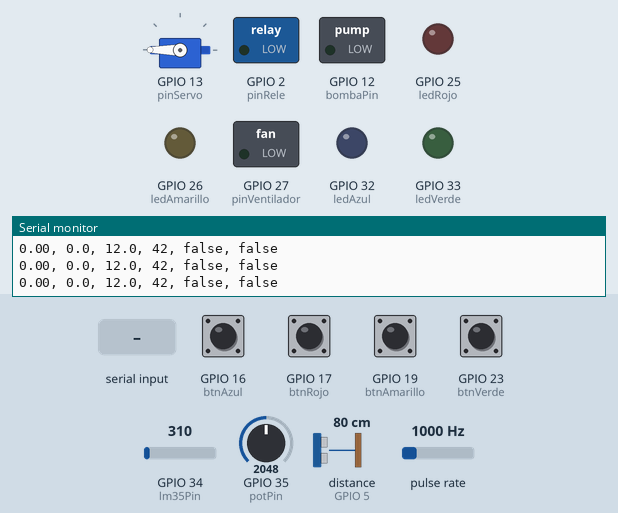
The sketch below on a simulated ESP32. Shown: servo, switched loads named in the sketch (green lamp = pin HIGH), output pins drawn as LEDs (lit = HIGH), the last lines printed to the serial monitor. Wiring (inferred from the names in the program): pulse sensor: data GPIO 14. Inputs (shaded band) come from the test bench; at power-on: GPIO 16 (btnAzul), GPIO 17 (btnRojo), GPIO 19 (btnAmarillo), GPIO 23 (btnVerde) HIGH, distance to the obstacle (sensor on GPIO 5) 80 cm, GPIO 34 (lm35Pin) = 310, GPIO 35 (potPin) = 2048, pulse rate 1000 Hz. The echo pulse lasts 58.3 µs per cm; pins used as bus, display or sensor lines are not drawn.

Above: at 1.2 s.
1.3 s: GPIO 23 (btnVerde) pulled LOW for 0.15 s
At 2.2 s:
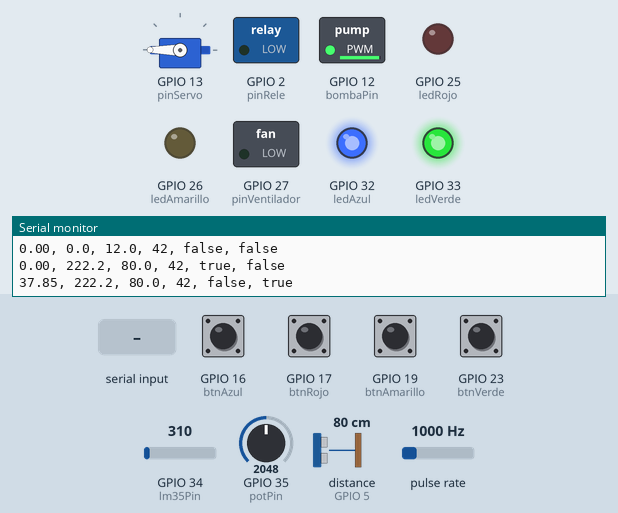
3.3 s: "30,150\n" received over Serial
At 4.6 s:
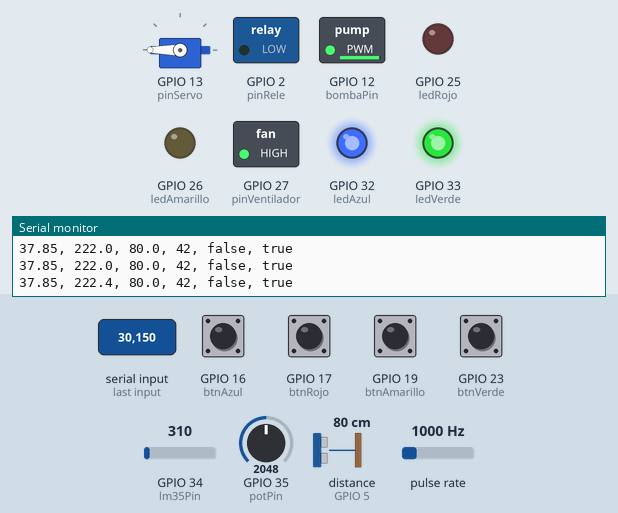
4.9 s: GPIO 16 (btnAzul) pulled LOW for 1 s
At 6.1 s:
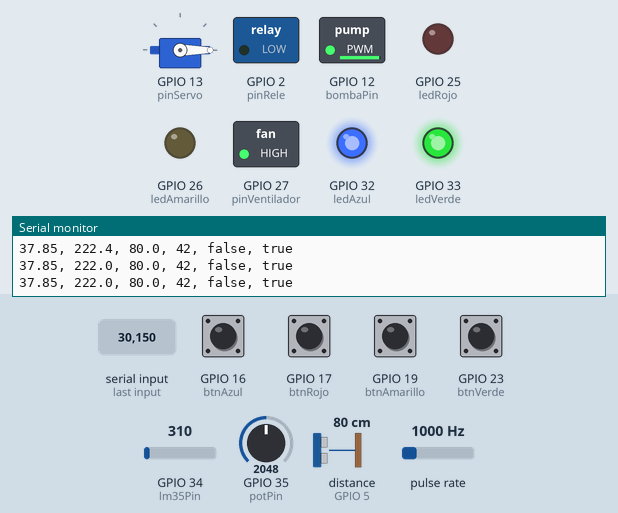
7.4 s: distance to the obstacle (sensor on GPIO 5) set to 48 cm
8.9 s: distance to the obstacle (sensor on GPIO 5) set to 43 cm
At 10.4 s:
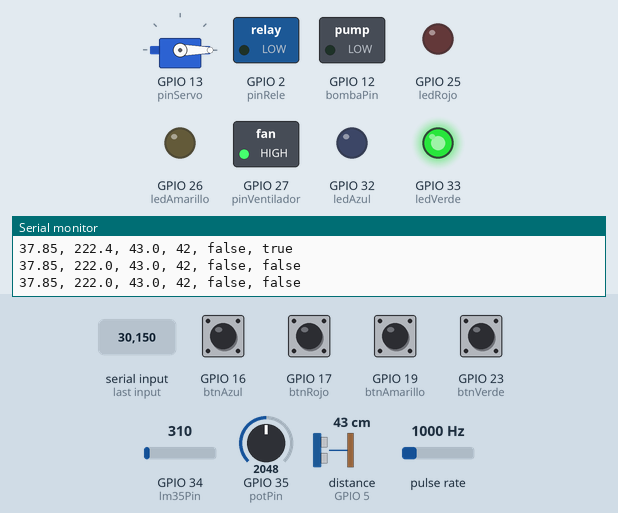
10.7 s: GPIO 34 (lm35Pin) set to 271
12.2 s: GPIO 34 (lm35Pin) set to 222
At 13.4 s:
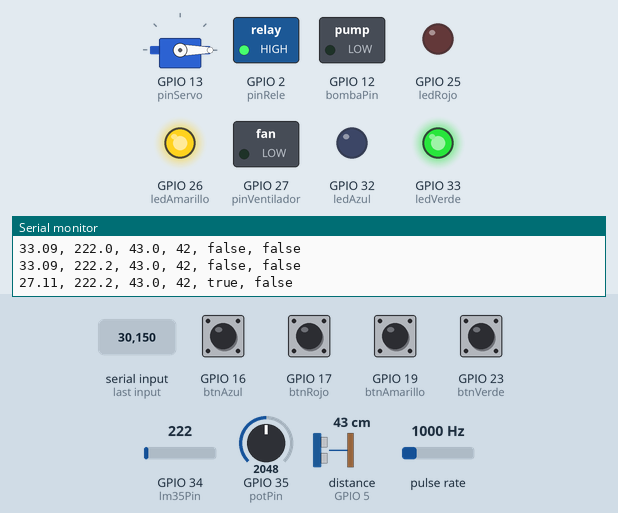
Timing chart, 0 to 15.2 s (numbered marks = the images above; inputs shaded):
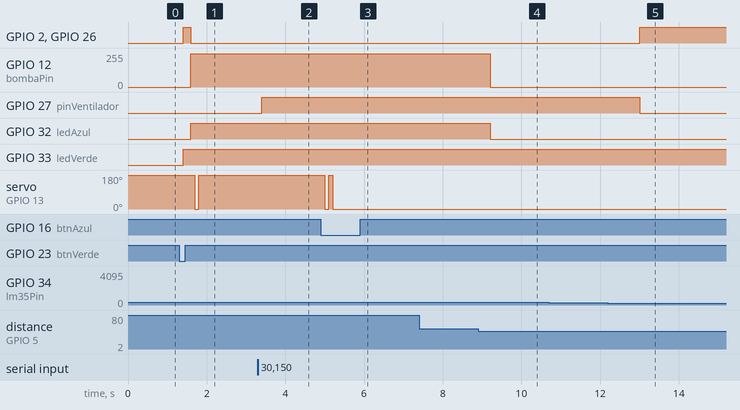

The sketch:

codigo_final.ino
```cpp
#include <Arduino.h>
#include <ESP32Servo.h>
#include <Ultrasonic.h>

// ====== Pines ======
const int pinRele = 2;
const int pinEcho = 5;
const int pinTrig = 18;
const int lm35Pin = 34;
const int potPin = 35;
const int pinVentilador = 27;
const int bombaPin = 12;
const int pinServo = 13;
const int pinCaudal = 14;
int entero   = 42;
bool bool1   = true;
bool bool2   = false;


// ====== Pines NUEVOS ======
const int ledRojo = 25;
const int ledVerde = 33;
const int ledAzul = 32;
const int ledAmarillo = 26;

const int btnVerde = 23;    // Marcha
const int btnRojo = 17;     // Paro
const int btnAzul = 16;     // Servo abrir
const int btnAmarillo = 19; // Servo cerrar

// ====== Variables Globales ======
float nivel = 12;
float temperatura = 0;
float caudal_Lmin = 0;
float volumen_L = 0;

int setTemp=40;
int setNivel=30;

int estadoVentilador = 0;
bool condicionTempEstable = false;
unsigned long tiempoInicioTemp = 0;

bool releEstado = false;
bool bombaEstado = false;
bool servoEstado = true;
volatile uint32_t pulseCount = 0;

bool sistemaActivo = false; // Sistema en marcha/parado

float calibrationFactor = 4.5;

Ultrasonic ultrasonic(pinTrig, pinEcho);
Servo servoMotor;

// ====== Anti-rebote ======
unsigned long lastDebounce[4] = {0, 0, 0, 0};
const unsigned long debounceDelay = 50;

// ====== Funciones ======

void tareaLeerSerial(void *pvParameters) {
  while (true) {
    leerComandos();
    vTaskDelay(pdMS_TO_TICKS(100));
  }
}

void leerComandos() {
  if (Serial.available()) {
    String input = Serial.readStringUntil('\n');
    input.trim();  // elimina espacios y saltos de línea

    int comaIndex = input.indexOf(',');
    if (comaIndex > 0) {
      String tempStr = input.substring(0, comaIndex);
      String nivelStr = input.substring(comaIndex + 1);

      setTemp = tempStr.toInt();
      setNivel = nivelStr.toInt();
    }
  }
}
void IRAM_ATTR pulseCounter() {
  pulseCount++;
}

void Rele(bool estado) {
  digitalWrite(pinRele, estado ? HIGH : LOW);
  releEstado = estado;
}

float leerTemperatura() {
  int adcValue = analogRead(lm35Pin);
  float voltage = adcValue * (5.0 / 4095.0);
  return voltage * 100.0;
}

void Bomba(bool estado) {
  if (estado) {
    int potValue = analogRead(potPin);
    int freq = map(potValue, 0, 4095, 10, 1000);
    ledcChangeFrequency(bombaPin, freq, 8);

    int dutyCycle;
    if (freq <= 512) {
      dutyCycle = freq * 255 / 512;
    } else {
      dutyCycle = 128;
    }

    ledcWrite(bombaPin, dutyCycle);
    bombaEstado = true;
  } else {
    ledcWrite(bombaPin, 0);
    bombaEstado = false;
  }
}

void Ventilador() {
  digitalWrite(pinVentilador, estadoVentilador ? HIGH : LOW);
}

void moverServoPorEstado(bool abierto) {
  servoEstado = abierto;
  servoMotor.write(abierto ? 0 : 180);
}

// ====== Lectura de botones ======
bool leerBoton(int pin, int index) {
  bool estado = false;
  if (digitalRead(pin) == LOW && (millis() - lastDebounce[index]) > debounceDelay) {
    lastDebounce[index] = millis();
    estado = true;
  }
  return estado;
}

void leerBotones() {
  // Marcha
  if (leerBoton(btnVerde, 0)) {
    sistemaActivo = true;
    digitalWrite(ledRojo, LOW); // Apagar rojo al iniciar
  }

  // Paro
  if (leerBoton(btnRojo, 1)) {
    sistemaActivo = false;
    Rele(false);
    Bomba(false);
    estadoVentilador = 0;
    Ventilador();
    moverServoPorEstado(false);
    digitalWrite(ledRojo, HIGH); // Encender rojo en paro
  }

  // Control servo manual
  if (leerBoton(btnAzul, 2) && sistemaActivo) {
    moverServoPorEstado(true);
  }

  if (leerBoton(btnAmarillo, 3) && sistemaActivo) {
    moverServoPorEstado(false);
  }
}

// ====== Control LEDs ======
void actualizarLeds() {
  digitalWrite(ledVerde, sistemaActivo ? HIGH : LOW); // Verde siempre en marcha
  digitalWrite(ledAmarillo, releEstado ? HIGH : LOW);
  digitalWrite(ledAzul, bombaEstado ? HIGH : LOW);
}

// ====== Tareas ======
void tareaServoMovimiento(void *pvParameters) {
  bool ultimoEstado = servoEstado;
  while (true) {
    if (servoEstado != ultimoEstado) {
      servoMotor.write(servoEstado ? 180 : 0);
      ultimoEstado = servoEstado;
    }
    vTaskDelay(pdMS_TO_TICKS(100));
  }
}

void tareaUltrasonico(void *pvParameters) {
  pinMode(pinTrig, OUTPUT);
  pinMode(pinEcho, INPUT);
  while (true) {
    if (!sistemaActivo) {
      vTaskDelay(pdMS_TO_TICKS(500));
      continue;
    }
    digitalWrite(pinTrig, LOW);
    delayMicroseconds(2);
    digitalWrite(pinTrig, HIGH);
    delayMicroseconds(10);
    digitalWrite(pinTrig, LOW);
    long duration = pulseIn(pinEcho, HIGH, 30000);
    if (duration == 0) nivel = -1;
    else nivel = (duration / 2.0) * 0.0343;
    vTaskDelay(pdMS_TO_TICKS(500));
  }
}

void tareaTemperatura(void *pvParameters) {
  while (true) {
    if (sistemaActivo) {
      temperatura = leerTemperatura();
    }
    vTaskDelay(pdMS_TO_TICKS(1000));
  }
}

void tareaCaudalimetro(void *pvParameters) {
  pinMode(pinCaudal, INPUT_PULLUP);
  attachInterrupt(digitalPinToInterrupt(pinCaudal), pulseCounter, RISING);
  unsigned long oldTime = millis();
  while (true) {
    if (!sistemaActivo) {
      vTaskDelay(pdMS_TO_TICKS(100));
      continue;
    }
    if ((millis() - oldTime) >= 1000) {
      detachInterrupt(digitalPinToInterrupt(pinCaudal));
      caudal_Lmin = ((1000.0 / (millis() - oldTime)) * pulseCount) / calibrationFactor;
      volumen_L += (caudal_Lmin / 60.0);
      pulseCount = 0;
      oldTime = millis();
      attachInterrupt(digitalPinToInterrupt(pinCaudal), pulseCounter, RISING);
    }
    vTaskDelay(pdMS_TO_TICKS(100));
  }
}

void tareaLecturaSerial(void *pvParameters) {
  String entrada = "";

  while (true) {
    while (Serial.available() > 0) {
      char c = Serial.read();

      if (c == '\n' || c == '\r') {
        // Procesar la cadena solo si no está vacía
        if (entrada.length() > 0) {
          int comaIndex = entrada.indexOf(',');
          if (comaIndex > 0) {
            String tempStr = entrada.substring(0, comaIndex);
            String nivelStr = entrada.substring(comaIndex + 1);

            int nuevaTemp = tempStr.toInt();
            int nuevoNivel = nivelStr.toInt();

            // Solo actualizamos si son valores positivos
            if (nuevaTemp > 0 && nuevoNivel > 0) {
              setTemp = nuevaTemp;
              setNivel = nuevoNivel;

              Serial.print("Nuevo setpoint de temperatura: ");
              Serial.println(setTemp);
              Serial.print("Nuevo setpoint de nivel: ");
              Serial.println(setNivel);
            } else {
              Serial.println("⚠ Valores inválidos recibidos");
            }
          } else {
            Serial.println("⚠ Formato inválido, use: temp,nivel");
          }
          entrada = ""; // Limpiar buffer
        }
      }
      else {
        entrada += c; // Acumular datos
      }
    }
    vTaskDelay(pdMS_TO_TICKS(50));
  }
}

void tareaControl(void *pvParameters) {
  while (true) {
    leerBotones();
    if (!sistemaActivo) {
      actualizarLeds();
      vTaskDelay(pdMS_TO_TICKS(200));
      continue;
    }

    if (nivel >= 45) {
      Bomba(true);
      Rele(false);
    } else if (nivel < setNivel) {
      Bomba(false);
      Rele(true);
    }

    if (temperatura > setTemp) {
      Rele(false);
    }
    if (temperatura > (setTemp+2)) {
      estadoVentilador = 1;
    } else if (temperatura < setTemp) {
      estadoVentilador = 0;
    }

    if (temperatura >= (setTemp-2) && temperatura <= (setTemp+2)) {
      if (!condicionTempEstable) {
        condicionTempEstable = true;
        tiempoInicioTemp = millis();
      }
      if (millis() - tiempoInicioTemp >= 120000) {
        moverServoPorEstado(true);
      }
    } else {
      condicionTempEstable = false;
      tiempoInicioTemp = 0;
    }

    if (nivel >= setNivel) {
      moverServoPorEstado(false);
    }

    Ventilador();
    actualizarLeds();
    vTaskDelay(pdMS_TO_TICKS(200));
  }
}


void tareaImpresion(void *pvParameters) {
  while (true) {
    float a=(((50-nivel)/50)*100);
    Serial.print(temperatura, 2); Serial.print(", ");
    Serial.print(caudal_Lmin, 1); Serial.print(", ");
    Serial.print(nivel, 1); Serial.print(", ");
    Serial.print(entero);    Serial.print(", ");
    Serial.print(releEstado ? "true" : "false"); Serial.print(", ");
    Serial.println(bombaEstado ? "true" : "false");

    vTaskDelay(pdMS_TO_TICKS(500));
  }
}


// ====== Setup ======
void setup() {
  Serial.begin(115200);

  pinMode(pinRele, OUTPUT);
  pinMode(pinVentilador, OUTPUT);
  pinMode(potPin, INPUT);
  pinMode(bombaPin, OUTPUT);
  pinMode(pinTrig, OUTPUT);
  pinMode(pinEcho, INPUT);

  // Pines nuevos
  pinMode(ledRojo, OUTPUT);
  pinMode(ledVerde, OUTPUT);
  pinMode(ledAzul, OUTPUT);
  pinMode(ledAmarillo, OUTPUT);
  pinMode(btnVerde, INPUT_PULLUP);
  pinMode(btnRojo, INPUT_PULLUP);
  pinMode(btnAzul, INPUT_PULLUP);
  pinMode(btnAmarillo, INPUT_PULLUP);

  digitalWrite(ledRojo, LOW);
  digitalWrite(ledVerde, LOW);
  digitalWrite(ledAzul, LOW);
  digitalWrite(ledAmarillo, LOW);

  servoMotor.attach(pinServo);
  servoMotor.write(180);

  if (!ledcAttach(bombaPin, 500, 8)) {
    Serial.println("Error al configurar PWM para bomba");
  }

  xTaskCreate(tareaServoMovimiento, "ServoMovimiento", 2048, NULL, 1, NULL);
  xTaskCreate(tareaUltrasonico, "Medir Ultrasonico", 2048, NULL, 1, NULL);
  xTaskCreate(tareaTemperatura, "Medir Temperatura", 2048, NULL, 1, NULL);
  xTaskCreate(tareaCaudalimetro, "Medir Caudal", 2048, NULL, 1, NULL);
  xTaskCreate(tareaLecturaSerial, "Lectura Serial", 2048, NULL, 1, NULL);
  xTaskCreate(tareaControl, "Control General", 4096, NULL, 1, NULL);
  xTaskCreate(tareaImpresion, "Impresion Estado", 2048, NULL, 1, NULL);
  xTaskCreate(tareaLeerSerial, "Leer Serial", 2048, NULL, 1, NULL);
}

void loop() {
  // FreeRTOS controla todo
}
```

Measured:
- the behaviour switches between 46 and 45 cm on distance to the obstacle (sensor on GPIO 5) (found by bisection; images 3 and 4)
- the behaviour switches between 246 and 245 on GPIO 34 (lm35Pin) (found by bisection; images 4 and 5)
- after the input at 1.3 s, GPIO 2 (pinRele), GPIO 26 (ledAmarillo): LOW → HIGH after 0.10 s, → LOW 0.20 s later; GPIO 12 (bombaPin): 0/255 → 250/255 after 0.30 s; GPIO 32 (ledAzul): LOW → HIGH after 0.30 s; GPIO 33 (ledVerde): LOW → HIGH after 0.10 s; servo on GPIO 13 (pinServo): 180° → 0° after 0.40 s, → 180° 0.10 s later
- after the input at 3.3 s, GPIO 27 (pinVentilador): LOW → HIGH after 0.10 s
- after the input at 4.9 s, servo on GPIO 13 (pinServo): 180° → 0° after 0.10 s, → 180° 0.10 s later, → 0° 0.10 s later
- after the input at 8.9 s, GPIO 12 (bombaPin): 250/255 → 0/255 after 0.31 s; GPIO 32 (ledAzul): HIGH → LOW after 0.31 s
- after the input at 12.2 s, GPIO 2 (pinRele), GPIO 26 (ledAmarillo): LOW → HIGH after 0.81 s; GPIO 27 (pinVentilador): HIGH → LOW after 0.81 s
